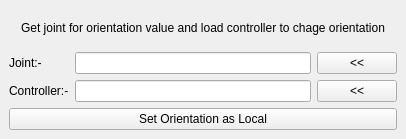
<?xml version="1.0" encoding="UTF-8"?>
<ui version="4.0">
 <class>aspIKOriChangeWindow</class>
 <widget class="QMainWindow" name="aspIKOriChangeWindow">
  <property name="geometry">
   <rect>
    <x>0</x>
    <y>0</y>
    <width>406</width>
    <height>139</height>
   </rect>
  </property>
  <property name="windowTitle">
   <string>Advance Skeleton IK Controller Orientation Change</string>
  </property>
  <widget class="QWidget" name="centralwidget">
   <layout class="QGridLayout" name="gridLayout_2">
    <item row="2" column="0">
     <widget class="QPushButton" name="aspIkOriSet_btn">
      <property name="text">
       <string>Set Orientation as Local</string>
      </property>
     </widget>
    </item>
    <item row="1" column="0">
     <layout class="QGridLayout" name="gridLayout">
      <item row="1" column="0">
       <widget class="QLabel" name="label_2">
        <property name="text">
         <string>Controller:-</string>
        </property>
       </widget>
      </item>
      <item row="0" column="1">
       <widget class="QLineEdit" name="aspIkOriJnt_LE"/>
      </item>
      <item row="0" column="0">
       <widget class="QLabel" name="label">
        <property name="text">
         <string>Joint:-</string>
        </property>
       </widget>
      </item>
      <item row="1" column="1">
       <widget class="QLineEdit" name="aspIkOriCtl_LE"/>
      </item>
      <item row="1" column="2">
       <widget class="QPushButton" name="aspIkOriCtlLd_btn">
        <property name="text">
         <string>&lt;&lt;</string>
        </property>
       </widget>
      </item>
      <item row="0" column="2">
       <widget class="QPushButton" name="aspIkOriJntLd_btn">
        <property name="text">
         <string>&lt;&lt;</string>
        </property>
       </widget>
      </item>
     </layout>
    </item>
    <item row="0" column="0">
     <widget class="QLabel" name="label_3">
      <property name="text">
       <string>Get joint for orientation value and load controller to chage orientation</string>
      </property>
      <property name="alignment">
       <set>Qt::AlignCenter</set>
      </property>
     </widget>
    </item>
   </layout>
  </widget>
 </widget>
 <resources/>
 <connections/>
</ui>
